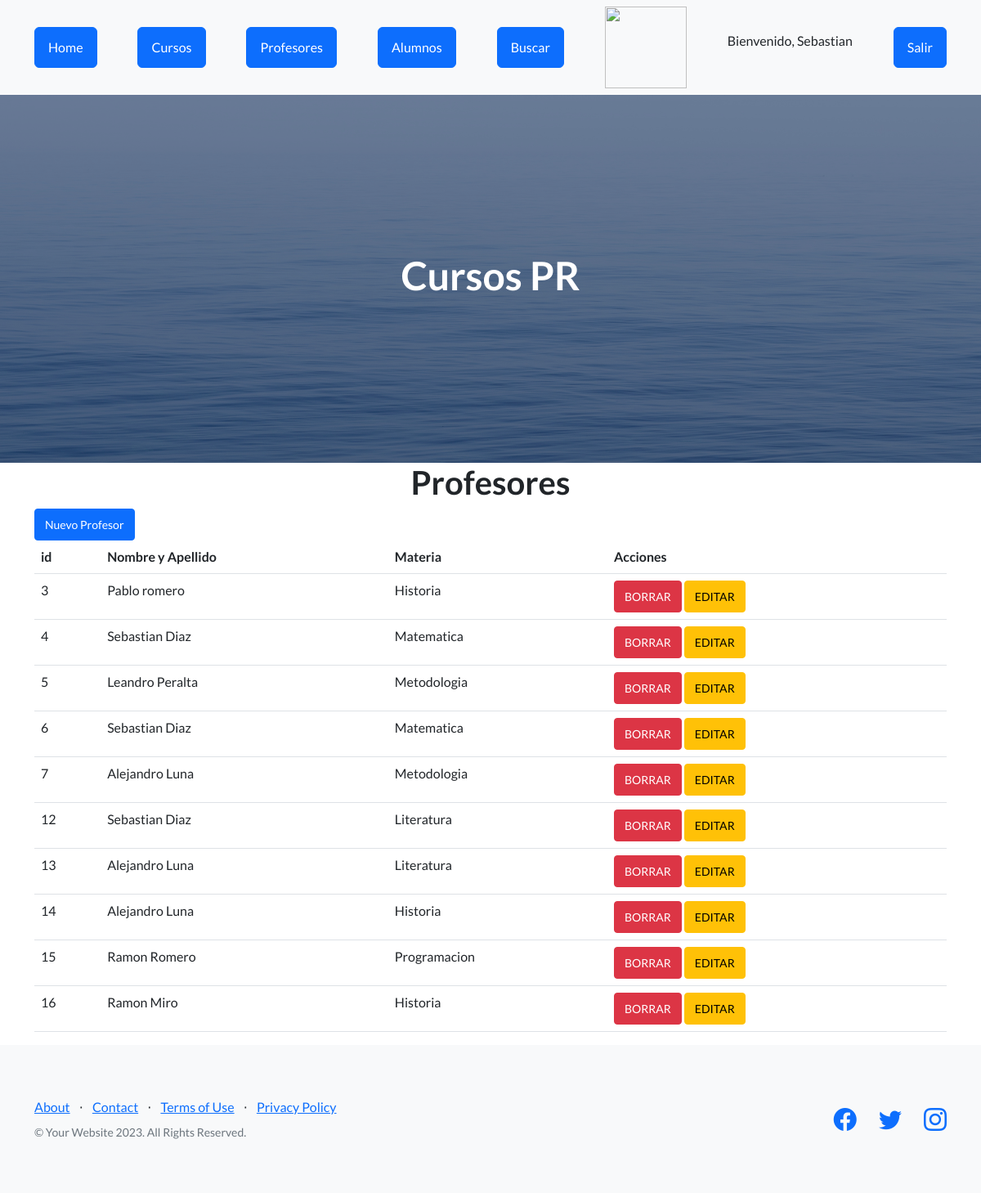
The app's page /App_tercera/ver_profesores/ (signed in) with its own data.
### App_tercera/models.py (models this page shows, shortened)
class Profesor(models.Model):
    Nombre_y_Apellido = models.CharField(max_length=100)
    Materia = models.CharField(max_length=100)

### App_tercera/views.py (the view)
# urls.py: path('ver_profesores/', views.ver_profesores, name='ver_profesores'),
def ver_profesores(request):
    profesores = Profesor.objects.all()
    avatares = None
    if request.user.is_authenticated:
        avatares = Avatar.objects.filter(user=request.user)
    return render(request, 'ver_profesores.html', {'profesores': profesores, 'avatares': avatares})

### App_tercera/Template/ver_profesores.html
{% extends "padre.html" %}
{% load static %}
{% block contenido %}
<main class="container">
    <h1 class="text-xl-center title"> Profesores </h1>
    {% if request.user.is_authenticated and request.user.is_superuser %}
        <a href="{% url 'agregar_profesor' %}" class="btn btn-primary btn-sm">Nuevo Profesor</a>
    {% endif %}
    <table class="table">
        <thead>
            <tr>
                <th>id</th>
                <th>Nombre y Apellido</th>
                <th>Materia</th>
                {% if request.user.is_authenticated and request.user.is_superuser %}
                    <th>Acciones</th>
                {% endif %}
            </tr>
        </thead>
        <tbody>
            {% for profesor in profesores %}
            <tr>
                <td>{{ profesor.id }}</td>
                <td>{{ profesor.Nombre_y_Apellido }}</td>
                <td>{{ profesor.Materia }}</td>
                {% if request.user.is_authenticated and request.user.is_superuser %}
                    <td>
                        <a href="{% url 'eliminar_profesor' profesor.id %}" class="btn btn-danger btn-sm">BORRAR</a>
                        <a href="{% url 'editar_profesor' profesor.id %}" class="btn btn-warning btn-sm">EDITAR</a>
                    </td>
                {% endif %}
            </tr>
            {% endfor %}
        </tbody>
    </table>
</main>
{% endblock %}

### App_tercera/Template/Padre.html (shortened to what this page needs)
<!DOCTYPE html>
<html lang="en">
    <head>
        {% load static %}
        <link href="https://cdn.jsdelivr.net/npm/bootstrap-icons@1.5.0/font/bootstrap-icons.css" rel="stylesheet" type="text/css" />
        <link href="{% static 'App_tercera/css/styles.css' %}" rel="stylesheet" />
    </head>
    <body>
        <nav class="navbar navbar-light bg-light static-top">
            <div class="container">
                <a class="btn btn-primary" href="{% url 'home' %}">Home</a>
                <a class="btn btn-primary" href="{% url 'cursos' %}">Cursos</a>
                <a class="btn btn-primary" href="{% url 'ver_profesores' %}">Profesores</a>
                <a class="btn btn-primary" href="{% url 'ver_alumnos' %}">Alumnos</a>
                <a class="btn btn-primary" href="{% url 'buscar curso' %}">Buscar </a>
                {% if  request.user.is_authenticated %}
                <img src="{{ url }}" alt="" width="100px" height="100px">
                <p>Bienvenido, {{user.username}}</p>
                <form action="{% url 'Logout' %}" method="post">
                    <button type="submit" class="btn btn-primary">Salir</button>
                </form>
                {% endif %}
            </div>
        </nav>
        <header class="masthead">
            <div class="container position-relative">
                <h1 class="text-center" style="color:white">Cursos PR</h1>
            </div>
        </header>
        {% block contenido %}
        {% endblock %}
        <footer class="footer bg-light">
            <div class="container">
                <div class="row">
                    <div class="col-lg-6 h-100 text-center text-lg-start my-auto">
                        <ul class="list-inline mb-2">
                            <li class="list-inline-item"><a href="#!">About</a></li>
                            <li class="list-inline-item">⋅</li>
                            <li class="list-inline-item"><a href="#!">Contact</a></li>
                            <li class="list-inline-item">⋅</li>
                            <li class="list-inline-item"><a href="#!">Terms of Use</a></li>
                            <li class="list-inline-item">⋅</li>
                            <li class="list-inline-item"><a href="#!">Privacy Policy</a></li>
                        </ul>
                        <p class="text-muted small mb-4 mb-lg-0">&copy; Your Website 2023. All Rights Reserved.</p>
                    </div>
                    <div class="col-lg-6 h-100 text-center text-lg-end my-auto">
                        <ul class="list-inline mb-0">
                            <li class="list-inline-item me-4">
                                <a href="#!"><i class="bi-facebook fs-3"></i></a>
                            </li>
                            <li class="list-inline-item me-4">
                                <a href="#!"><i class="bi-twitter fs-3"></i></a>
                            </li>
                            <li class="list-inline-item">
                                <a href="#!"><i class="bi-instagram fs-3"></i></a>
                            </li>
                        </ul>
                    </div>
                </div>
            </div>
        </footer>
    </body>
</html>

### records on screen
Profesor: id "3", Nombre_y_Apellido "Pablo romero", Materia "Historia"
Profesor: id "4", Nombre_y_Apellido "Sebastian Diaz", Materia "Matematica"
Profesor: id "5", Nombre_y_Apellido "Leandro Peralta", Materia "Metodologia"
Profesor: id "6", Nombre_y_Apellido "Sebastian Diaz", Materia "Matematica"
Profesor: id "7", Nombre_y_Apellido "Alejandro Luna", Materia "Metodologia"
Profesor: id "12", Nombre_y_Apellido "Sebastian Diaz", Materia "Literatura"
Profesor: id "13", Nombre_y_Apellido "Alejandro Luna", Materia "Literatura"
Profesor: id "14", Nombre_y_Apellido "Alejandro Luna", Materia "Historia"
Profesor: id "15", Nombre_y_Apellido "Ramon Romero", Materia "Programacion"
Profesor: id "16", Nombre_y_Apellido "Ramon Miro", Materia "Historia"

### other values on screen
{{ user.username }} "Sebastian"
